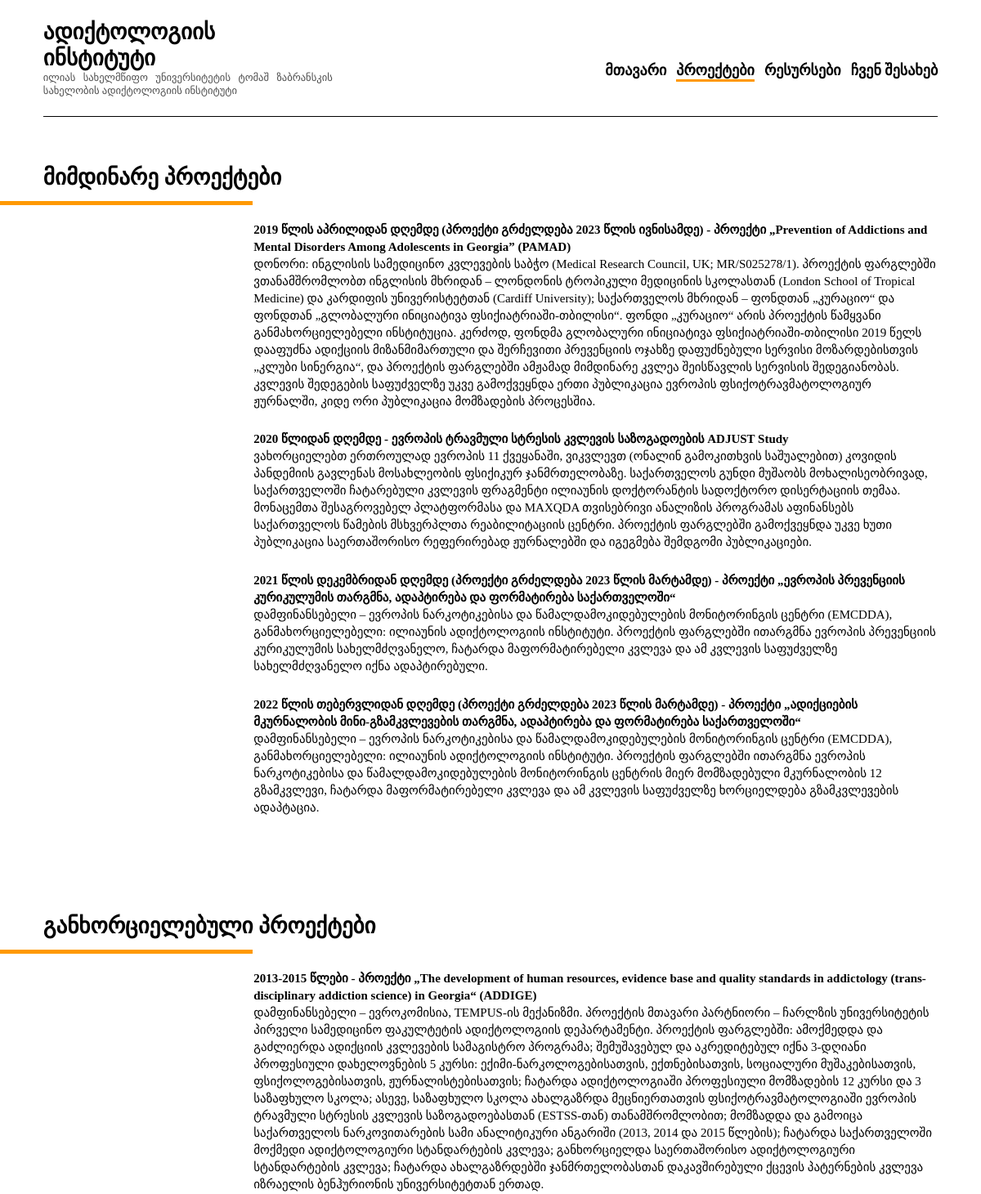
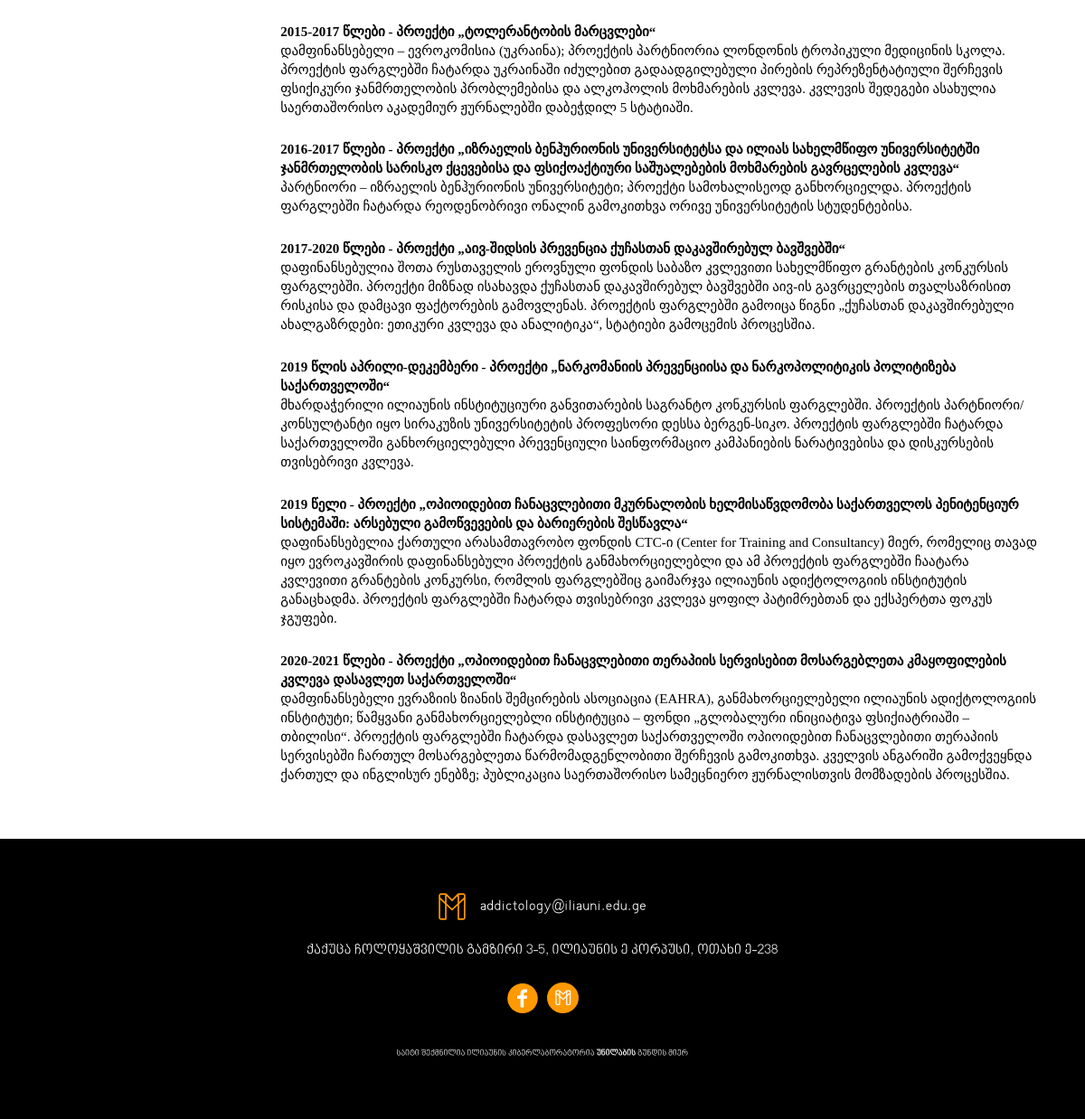
The app's page /projects with its own data (2 pictures, top to bottom).
### addiction/models/projects.py (models this page shows)
class Project(BaseModel):
    __tablename__ = 'projects'
    id = db.Column(db.Integer, primary_key=True)
    year = db.Column(db.String)
    title = db.Column(db.String)
    description = db.Column(db.String)
    is_finished = db.Column(db.Boolean)

### addiction/views/main/routes.py (the view)
@main_blueprint.route("/projects")
def projects():
    finished_projects = Project.query.filter_by(is_finished=True).all()
    unfinished_projects = Project.query.filter_by(is_finished=False).all()
    return render_template("main/projects.html", unfinished_projects=unfinished_projects, finished_projects=finished_projects)

### addiction/templates/main/projects.html
{% extends "layouts/base.html" %}
{% block body %}
    <main>
        <div class="main-container">
            <div class="main-box">
                <h2 class="main-box-subtitle">მიმდინარე პროექტები</h2>
                <div class="main-box-line"></div>
                <div class="main-box-texts">
                    {% for project in unfinished_projects %}
                        <div class="main-box-texts-el">
                            <p>
                                <span> {{ project.year }} - {{ project.title }}</span>
                                <br>
                                {{ project.description }}
                            </p>
                        </div>
                    {% endfor %}
                </div>
            </div>
        </div>
        <div class="main-container">
            <div class="main-box">
                <h2 class="main-box-subtitle">განხორციელებული პროექტები</h2>
                <div class="main-box-line"></div>
                <div class="main-box-texts">
                    {% for project in finished_projects %}
                        <div class="main-box-texts-el">
                            <p>
                                <span> {{ project.year }} - {{ project.title }}</span>
                                <br>
                                {{ project.description }}
                            </p>
                        </div>
                    {% endfor %}
                </div>
            </div>
        </div>
    </main>
{% endblock %}

### addiction/static/styles/css/global.css (style rules this page uses)
*, *::before, *::after { margin: 0; padding: 0; box-sizing: border-box; }
html, body, div, span, applet, object, iframe, h1, h2, h3, h4, h5, h6, p, blockquote, pre, a, abbr, acronym, address, big, cite, code, del, dfn, em, img, ins, kbd, q, s, samp, small, strike, strong, sub, sup, tt, var, b, u, i, center, dl, dt, dd, ol, ul, li, fieldset, form, label, legend, table, caption, tbody, tfoot, thead, tr, th, td, article, aside, canvas, details, embed, figure, figcaption, footer, header, hgroup, menu, nav, output, ruby, section, summary, time, mark, audio, video { margin: 0; padding: 0; border: 0; font-size: 100%; font: inherit; vertical-align: baseline; text-decoration: none; }
body { line-height: 1; }
html { font-size: 62.5%; }
body { font-family: "BookNino"; color: #000; display: flex; justify-content: center; overflow-x: hidden; }
main { display: flex; flex-direction: column; flex: 1; }
main .main-container { margin: 0 15.2rem; }
main .main-container .main-box { margin: 10rem 0; }
main .main-container .main-box-subtitle { font-size: 4.5rem; font-style: normal; font-weight: 700; line-height: 4.8rem; margin-bottom: 2.4rem; }
main .main-container .main-box-line { width: 57.9rem; height: 0.8rem; background: #ff9900; margin-left: -15.2rem; }
main .main-container .main-box-texts { margin: 3.3rem 0 0 42.9rem; }
main .main-container .main-box-texts-el { font-family: "FiraGO"; font-size: 2.5rem; font-style: normal; font-weight: 300; line-height: 3.5rem; margin-bottom: 4.3rem; }
main .main-container .main-box-texts-el span { text-align: justify; font-family: "bookNino"; font-weight: 700; }
main .main-container .main-box-texts-el span::after { content: attr(colon); font-weight: 400; }
@media (max-width: 109em) { html { font-size: 50%; } }
@media (max-width: 87.5em) { html { font-size: 43.75%; } }
@media (max-width: 75em) { html { font-size: 37.5%; } }
@media (max-width: 75em) { main .main-container { margin: 0 8.8rem; } }

### records on screen
Project: year "2019 წლის აპრილიდან დღემდე (პროექტი გრძელდება 2023 წლის ივნისამდე)", title "პროექტი „Prevention of Addictions and Mental Disorders Among Adolescents in Georgia” (PAMAD)", description "დონორი: ინგლისის სამედიცინო კვლევების საბჭო (Medical Research Council, UK; MR/S025278/1). პროექტის ფარგლებში ვთანამშრომლობთ ინგლისის მხრიდან – ლონდონის ტროპიკული მედიცინის სკოლასთან (London School of Tropical Medicine) და კარდიფის უნივერისტეტთან (Cardiff University); საქართველოს მხრიდან – ფონდთან „კურაციო“ და ფონდთან „გლობალური ინიციატივა ფსიქიატრიაში-თბილისი“. ფონდი „კურაციო“ არის პროექტის წამყვანი განმახორციელებელი ინსტიტუცია. კერძოდ, ფონდმა გლობალური ინიციატივა ფსიქიატრიაში-თბილისი 2019 წელს დააფუძნა ადიქციის მიზანმიმართული და შერჩევითი პრევენციის ოჯახზე დაფუძნებული სერვისი მოზარდებისთვის „კლუბი სინერგია“, და პროექტის ფარგლებში ამჟამად მიმდინარე კვლეა შეისწავლის სერვისის შედეგიანობას.…"
Project: year "2020 წლიდან დღემდე", title "ევროპის ტრავმული სტრესის კვლევის საზოგადოების ADJUST Study", description "ვახორციელებთ ერთროულად ევროპის 11 ქვეყანაში, ვიკვლევთ (ონალინ გამოკითხვის საშუალებით) კოვიდის პანდემიის გავლენას მოსახლეობის ფსიქიკურ ჯანმრთელობაზე. საქართველოს გუნდი მუშაობს მოხალისეობრივად, საქართველოში ჩატარებული კვლევის ფრაგმენტი ილიაუნის დოქტორანტის სადოქტორო დისერტაციის თემაა. მონაცემთა შესაგროვებელ პლატფორმასა და MAXQDA თვისებრივი ანალიზის პროგრამას აფინანსებს საქართველოს წამების მსხვერპლთა რეაბილიტაციის ცენტრი. პროექტის ფარგლებში გამოქვეყნდა უკვე ხუთი პუბლიკაცია საერთაშორისო რეფერირებად ჟურნალებში და იგეგმება შემდგომი პუბლიკაციები."
Project: year "2021 წლის დეკემბრიდან დღემდე (პროექტი გრძელდება 2023 წლის მარტამდე)", title "პროექტი „ევროპის პრევენციის კურიკულუმის თარგმნა, ადაპტირება და ფორმატირება საქართველოში“", description "დამფინანსებელი – ევროპის ნარკოტიკებისა და წამალდამოკიდებულების მონიტორინგის ცენტრი (EMCDDA), განმახორციელებელი: ილიაუნის ადიქტოლოგიის ინსტიტუტი. პროექტის ფარგლებში ითარგმნა ევროპის პრევენციის კურიკულუმის სახელმძღვანელო, ჩატარდა მაფორმატირებელი კვლევა და ამ კვლევის საფუძველზე სახელმძღვანელო იქნა ადაპტირებული."
Project: year "2022 წლის თებერვლიდან დღემდე (პროექტი გრძელდება 2023 წლის მარტამდე)", title "პროექტი „ადიქციების მკურნალობის მინი-გზამკვლევების თარგმნა, ადაპტირება და ფორმატირება საქართველოში“", description "დამფინანსებელი – ევროპის ნარკოტიკებისა და წამალდამოკიდებულების მონიტორინგის ცენტრი (EMCDDA), განმახორციელებელი: ილიაუნის ადიქტოლოგიის ინსტიტუტი. პროექტის ფარგლებში ითარგმნა ევროპის ნარკოტიკებისა და წამალდამოკიდებულების მონიტორინგის ცენტრის მიერ მომზადებული მკურნალობის 12 გზამკვლევი, ჩატარდა მაფორმატირებელი კვლევა და ამ კვლევის საფუძველზე ხორციელდება გზამკვლევების ადაპტაცია."
Project: year "2013-2015 წლები", title "პროექტი „The development of human resources, evidence base and quality standards in addictology (trans-disciplinary addiction science) in Georgia“ (ADDIGE)", description "დამფინანსებელი – ევროკომისია, TEMPUS-ის მექანიზმი. პროექტის მთავარი პარტნიორი – ჩარლზის უნივერსიტეტის პირველი სამედიცინო ფაკულტეტის ადიქტოლოგიის დეპარტამენტი. პროექტის ფარგლებში: ამოქმედდა და გაძლიერდა ადიქციის კვლევების სამაგისტრო პროგრამა; შემუშავებულ და აკრედიტებულ იქნა 3-დღიანი პროფესიული დახელოვნების 5 კურსი: ექიმი-ნარკოლოგებისათვის, ექთნებისათვის, სოციალური მუშაკებისათვის, ფსიქოლოგებისათვის, ჟურნალისტებისათვის; ჩატარდა ადიქტოლოგიაში პროფესიული მომზადების 12 კურსი და 3 საზაფხულო სკოლა; ასევე, საზაფხულო სკოლა ახალგაზრდა მეცნიერთათვის ფსიქოტრავმატოლოგიაში ევროპის ტრავმული სტრესის კვლევის საზოგადოებასთან (ESTSS-თან) თანამშრომლობით; მომზადდა და გამოიცა საქართველოს ნარკოვითარების სამი…"
Project: year "2015-2017 წლები", title "პროექტი „ტოლერანტობის მარცვლები“", description "დამფინანსებელი – ევროკომისია (უკრაინა); პროექტის პარტნიორია ლონდონის ტროპიკული მედიცინის სკოლა. პროექტის ფარგლებში ჩატარდა უკრაინაში იძულებით გადაადგილებული პირების რეპრეზენტატიული შერჩევის ფსიქიკური ჯანმრთელობის პრობლემებისა და ალკოჰოლის მოხმარების კვლევა. კვლევის შედეგები ასახულია საერთაშორისო აკადემიურ ჟურნალებში დაბეჭდილ 5 სტატიაში."
Project: year "2016-2017 წლები", title "პროექტი „იზრაელის ბენჰურიონის უნივერსიტეტსა და ილიას სახელმწიფო უნივერსიტეტში ჯანმრთელობის სარისკო ქცევებისა და ფსიქოაქტიური საშუალებების მოხმარების გავრცელების კვლევა“", description "პარტნიორი – იზრაელის ბენჰურიონის უნივერსიტეტი; პროექტი სამოხალისეოდ განხორციელდა. პროექტის ფარგლებში ჩატარდა რეოდენობრივი ონალინ გამოკითხვა ორივე უნივერსიტეტის სტუდენტებისა."
Project: year "2017-2020 წლები", title "პროექტი „აივ-შიდსის პრევენცია ქუჩასთან დაკავშირებულ ბავშვებში“", description "დაფინანსებულია შოთა რუსთაველის ეროვნული ფონდის საბაზო კვლევითი სახელმწიფო გრანტების კონკურსის ფარგლებში. პროექტი მიზნად ისახავდა ქუჩასთან დაკავშირებულ ბავშვებში აივ-ის გავრცელების თვალსაზრისით რისკისა და დამცავი ფაქტორების გამოვლენას. პროექტის ფარგლებში გამოიცა წიგნი „ქუჩასთან დაკავშირებული ახალგაზრდები: ეთიკური კვლევა და ანალიტიკა“, სტატიები გამოცემის პროცესშია."
Project: year "2019 წლის აპრილი-დეკემბერი", title "პროექტი „ნარკომანიის პრევენციისა და ნარკოპოლიტიკის პოლიტიზება საქართველოში“", description "მხარდაჭერილი ილიაუნის ინსტიტუციური განვითარების საგრანტო კონკურსის ფარგლებში. პროექტის პარტნიორი/კონსულტანტი იყო სირაკუზის უნივერსიტეტის პროფესორი დესსა ბერგენ-სიკო. პროექტის ფარგლებში ჩატარდა საქართველოში განხორციელებული პრევენციული საინფორმაციო კამპანიების ნარატივებისა და დისკურსების თვისებრივი კვლევა."
Project: year "2019 წელი", title "პროექტი „ოპიოიდებით ჩანაცვლებითი მკურნალობის ხელმისაწვდომობა საქართველოს პენიტენციურ სისტემაში: არსებული გამოწვევების და ბარიერების შესწავლა“", description "დაფინანსებელია ქართული არასამთავრობო ფონდის CTC-ი (Center for Training and Consultancy) მიერ, რომელიც თავად იყო ევროკავშირის დაფინანსებული პროექტის განმახორციელებლი და ამ პროექტის ფარგლებში ჩაატარა კვლევითი გრანტების კონკურსი, რომლის ფარგლებშიც გაიმარჯვა ილიაუნის ადიქტოლოგიის ინსტიტუტის განაცხადმა. პროექტის ფარგლებში ჩატარდა თვისებრივი კვლევა ყოფილ პატიმრებთან და ექსპერტთა ფოკუს ჯგუფები."
Project: year "2020-2021 წლები", title "პროექტი „ოპიოიდებით ჩანაცვლებითი თერაპიის სერვისებით მოსარგებლეთა კმაყოფილების კვლევა დასავლეთ საქართველოში“", description "დამფინანსებელი ევრაზიის ზიანის შემცირების ასოციაცია (EAHRA), განმახორციელებელი ილიაუნის ადიქტოლოგიის ინსტიტუტი; წამყვანი განმახორციელებლი ინსტიტუცია – ფონდი „გლობალური ინიციატივა ფსიქიატრიაში – თბილისი“. პროექტის ფარგლებში ჩატარდა დასავლეთ საქართველოში ოპიოიდებით ჩანაცვლებითი თერაპიის სერვისებში ჩართულ მოსარგებლეთა წარმომადგენლობითი შერჩევის გამოკითხვა. კველვის ანგარიში გამოქვეყნდა ქართულ და ინგლისურ ენებზე; პუბლიკაცია საერთაშორისო სამეცნიერო ჟურნალისთვის მომზადების პროცესშია."
